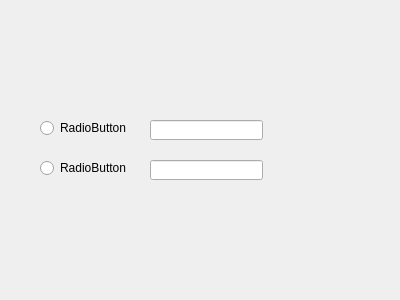
<?xml version="1.0" encoding="UTF-8"?>
<ui version="4.0">
 <class>Widget</class>
 <widget class="QWidget" name="Widget">
  <property name="geometry">
   <rect>
    <x>0</x>
    <y>0</y>
    <width>400</width>
    <height>300</height>
   </rect>
  </property>
  <property name="windowTitle">
   <string>Widget</string>
  </property>
  <widget class="QRadioButton" name="radioButton">
   <property name="geometry">
    <rect>
     <x>40</x>
     <y>120</y>
     <width>89</width>
     <height>16</height>
    </rect>
   </property>
   <property name="text">
    <string>RadioButton</string>
   </property>
  </widget>
  <widget class="QRadioButton" name="radioButton_2">
   <property name="geometry">
    <rect>
     <x>40</x>
     <y>160</y>
     <width>89</width>
     <height>16</height>
    </rect>
   </property>
   <property name="text">
    <string>RadioButton</string>
   </property>
  </widget>
  <widget class="QLineEdit" name="lineEdit">
   <property name="geometry">
    <rect>
     <x>150</x>
     <y>120</y>
     <width>113</width>
     <height>20</height>
    </rect>
   </property>
  </widget>
  <widget class="QLineEdit" name="lineEdit_2">
   <property name="geometry">
    <rect>
     <x>150</x>
     <y>160</y>
     <width>113</width>
     <height>20</height>
    </rect>
   </property>
  </widget>
 </widget>
 <layoutdefault spacing="6" margin="11"/>
 <resources/>
 <connections/>
</ui>
